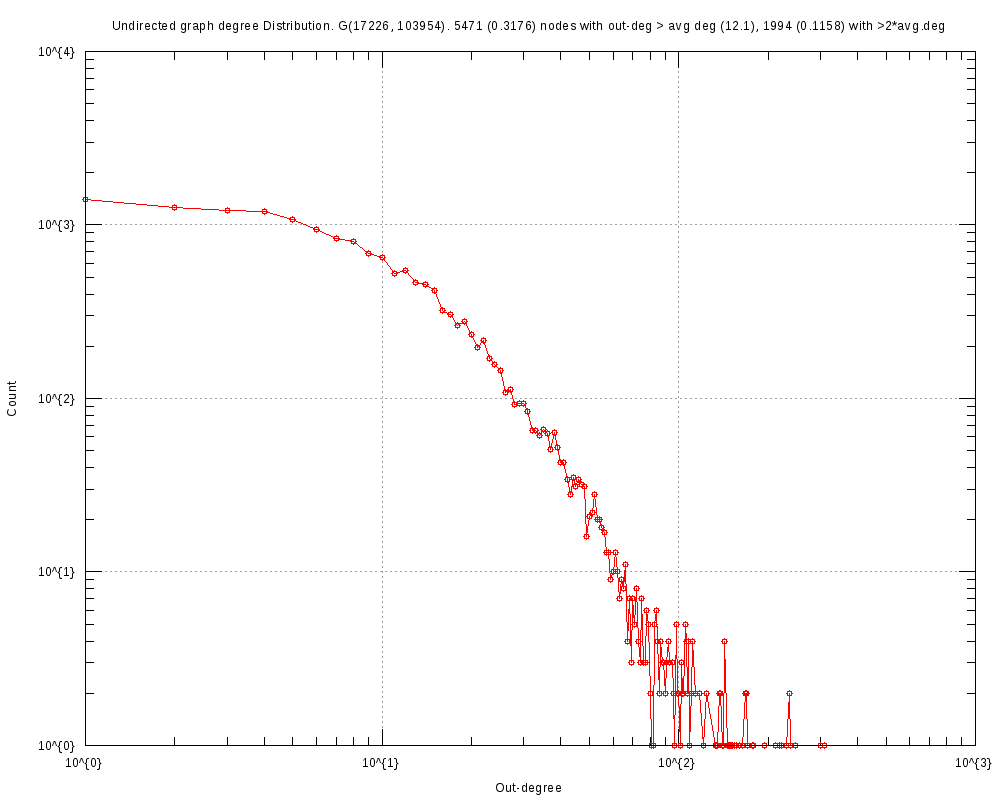

Here is the gnuplot script that generated this plot:
#
# Undirected graph degree Distribution. G(17226, 103954). 5471 (0.3176) nodes with out-deg > avg deg (12.1), 1994 (0.1158) with >2*avg.deg (Mon Sep  9 03:56:31 2019)
#

set title "Undirected graph degree Distribution. G(17226, 103954). 5471 (0.3176) nodes with out-deg > avg deg (12.1), 1994 (0.1158) with >2*avg.deg"
set key bottom right
set logscale xy 10
set format x "10^{%L}"
set mxtics 10
set format y "10^{%L}"
set mytics 10
set grid
set xlabel "Out-degree"
set ylabel "Count"
set tics scale 2
set terminal png font arial 10 size 1000,800
set output 'outDeg.cit-HepPh-subgraph.png'
plot 	"outDeg.cit-HepPh-subgraph.tab" using 1:2 title "" with linespoints pt 6
